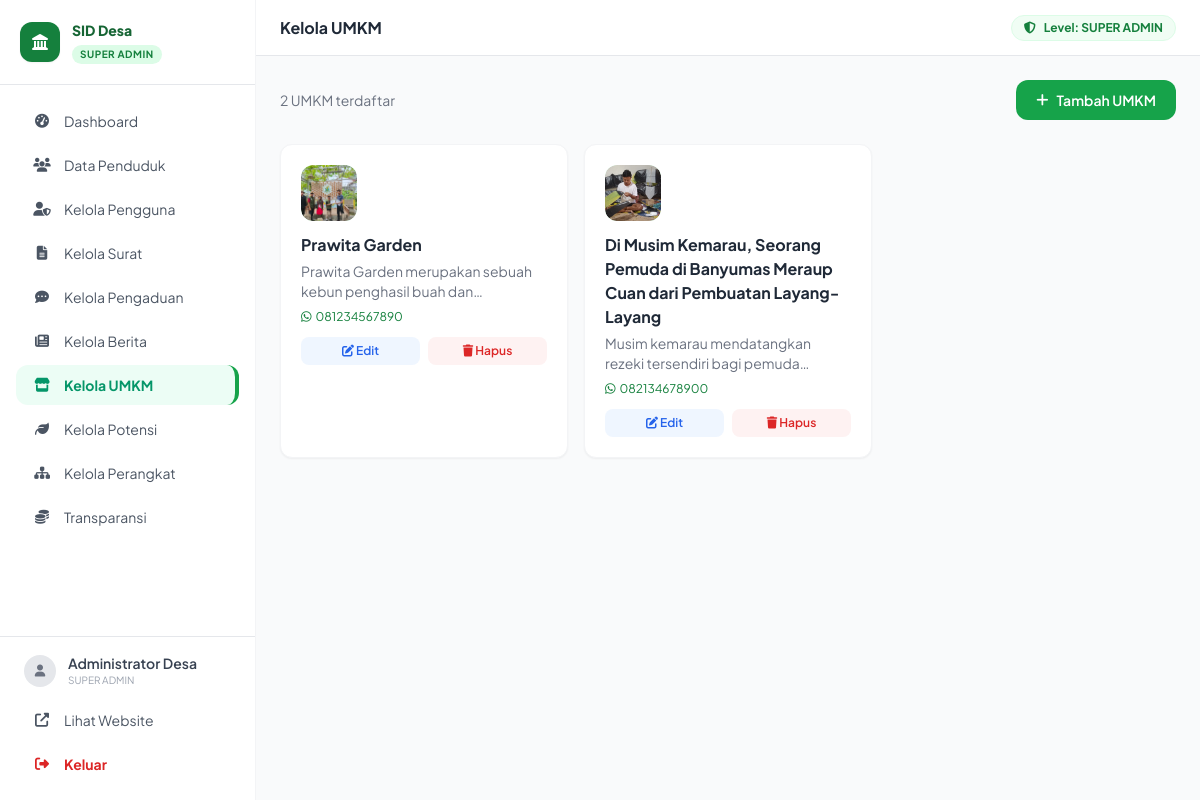
/admin/kelola-umkm.php (signed in), run on the app's committed database.
### tables this page shows
CREATE TABLE `umkm` (
  `id` int(11) NOT NULL,
  `nama` varchar(200) NOT NULL,
  `deskripsi` text NOT NULL,
  `foto` varchar(255) DEFAULT NULL,
  `kontak` varchar(100) DEFAULT NULL,
  `tanggal` timestamp NOT NULL DEFAULT current_timestamp()
);

### admin/kelola-umkm.php (the view, shortened to what this page needs)
<?php
require_once '../config/db.php';
$action = $_GET['action'] ?? 'list';
$umkm = $conn->query("SELECT * FROM umkm ORDER BY tanggal DESC");
require_once 'layout.php';
?>
<?php if($action === 'list'): ?>
<div class="flex items-center justify-between mb-6">
    <div class="text-sm text-gray-500"><?= $umkm->num_rows ?> UMKM terdaftar</div>
    <a href="?action=add" class="bg-green-600 hover:bg-green-700 text-white text-sm font-semibold px-5 py-2.5 rounded-xl flex items-center gap-2 transition">
        <i class="fas fa-plus"></i> Tambah UMKM
    </a>
</div>
<div class="grid grid-cols-1 md:grid-cols-2 lg:grid-cols-3 gap-4">
    <?php while($row = $umkm->fetch_assoc()): ?>
    <div class="bg-white rounded-xl border border-gray-100 shadow-sm p-5">
        <div class="w-14 h-14 bg-green-100 rounded-xl flex items-center justify-center mb-3 overflow-hidden">
            <?php if($row['foto'] && file_exists('../uploads/umkm/'.$row['foto'])): ?>
            <img src="../uploads/umkm/<?= $row['foto'] ?>" class="w-14 h-14 object-cover rounded-xl">
            <?php else: ?>
            <i class="fas fa-store text-green-500 text-2xl"></i>
            <?php endif; ?>
        </div>
        <h3 class="font-bold text-gray-800 mb-1"><?= htmlspecialchars($row['nama']) ?></h3>
        <p class="text-sm text-gray-500 line-clamp-2 mb-2"><?= htmlspecialchars($row['deskripsi']) ?></p>
        <?php if($row['kontak']): ?>
        <p class="text-xs text-green-700 mb-3 flex items-center gap-1">
            <i class="fab fa-whatsapp"></i> <?= htmlspecialchars($row['kontak']) ?>
        </p>
        <?php endif; ?>
        <div class="flex gap-2">
            <a href="?action=edit&id=<?= $row['id'] ?>"
               class="flex-1 text-center bg-blue-50 text-blue-600 hover:bg-blue-100 px-3 py-1.5 rounded-lg text-xs font-semibold transition">
                <i class="fas fa-edit"></i> Edit
            </a>
            <a href="#" onclick="konfirmasiHapus('?delete=<?= $row['id'] ?>', 'UMKM <?= addslashes(htmlspecialchars($row['nama'])) ?>'); return false;"
               class="flex-1 text-center bg-red-50 text-red-600 hover:bg-red-100 px-3 py-1.5 rounded-lg text-xs font-semibold transition">
                <i class="fas fa-trash"></i> Hapus
            </a>
        </div>
    </div>
    <?php endwhile; ?>
</div>
<?php endif; ?>
<?php require_once 'layout-footer.php'; ?>

### admin/layout.php (style rules this page uses)
body { font-family: 'Plus Jakarta Sans', sans-serif; }

### data on the page
umkm: foto (picture), nama "Prawita Garden", deskripsi "Prawita Garden merupakan sebuah kebun penghasil buah…", kontak "081234567890"
umkm: foto (picture), nama "Di Musim Kemarau, Seorang Pemuda di Banyumas Meraup Cuan dari Pembuatan Layang-Layang", deskripsi "Musim kemarau mendatangkan rezeki tersendiri bagi…", kontak "082134678900"

### other printed values
str_replace('_', ' ', $admin_role) "SUPER ADMIN"
$admin_name "Administrator Desa"
$page_title "Kelola UMKM"
$umkm->num_rows "2"
